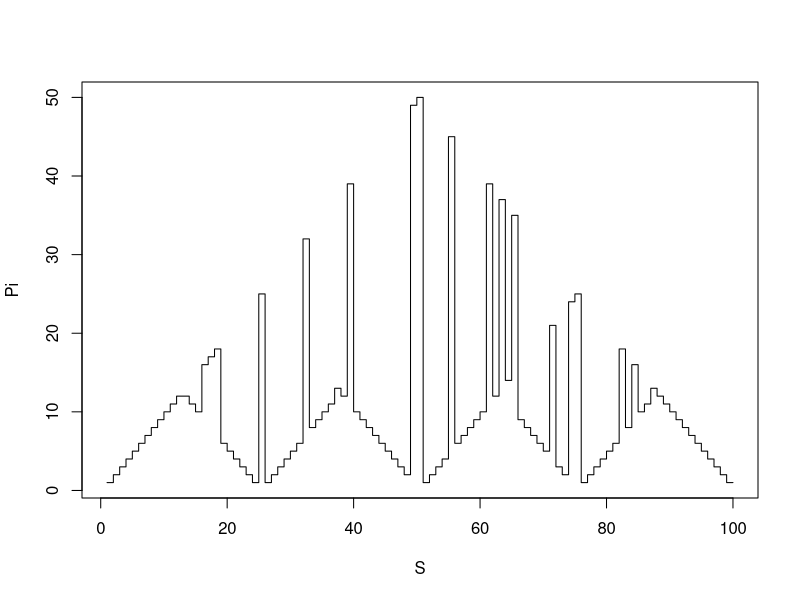

Write the R code that produced this figure.
## ---- chunk 1
S = 1:100
A = 1:100
R = c(rep(0,99),1)
V = R*0
P = array(data=0,dim=c(length(S),length(A),length(S)),dimnames = list(S,A,S))
ph = 0.4

for (s in S){
  for (a in A){
    if (s>=a){
      if (s+a <= 100){
        P[s,a,s+a]=ph
        if (s-a > 0){
          P[s,a,s-a]=1-ph
        }
      }
    }
  }
}
## ---- chunk 2
for (iter in 1:100){
  Pi = R*0+1
  V_old = V
  for (s in S){
    Pi[s] = which.max(sapply(A,function(a) R[s] + sum(P[s,a,]*V_old) )) 
  
    V[s] = max(sapply(A,function(a) R[s] + sum(P[s,a,]*V_old) )) 
  }
}

Pi
V
plot(S,Pi,type="s")
